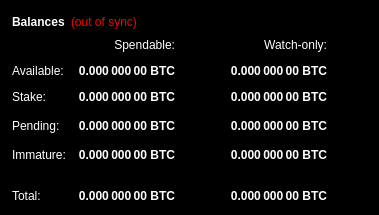
        <widget class="QFrame" name="frame">
         <property name="palette">
          <palette>
           <active>
            <colorrole role="WindowText">
             <brush brushstyle="SolidPattern">
              <color alpha="255">
               <red>255</red>
               <green>255</green>
               <blue>255</blue>
              </color>
             </brush>
            </colorrole>
            <colorrole role="Button">
             <brush brushstyle="SolidPattern">
              <color alpha="255">
               <red>0</red>
               <green>0</green>
               <blue>0</blue>
              </color>
             </brush>
            </colorrole>
            <colorrole role="Light">
             <brush brushstyle="SolidPattern">
              <color alpha="255">
               <red>0</red>
               <green>0</green>
               <blue>0</blue>
              </color>
             </brush>
            </colorrole>
            <colorrole role="Midlight">
             <brush brushstyle="SolidPattern">
              <color alpha="255">
               <red>0</red>
               <green>0</green>
               <blue>0</blue>
              </color>
             </brush>
            </colorrole>
            <colorrole role="Dark">
             <brush brushstyle="SolidPattern">
              <color alpha="255">
               <red>0</red>
               <green>0</green>
               <blue>0</blue>
              </color>
             </brush>
            </colorrole>
            <colorrole role="Mid">
             <brush brushstyle="SolidPattern">
              <color alpha="255">
               <red>0</red>
               <green>0</green>
               <blue>0</blue>
              </color>
             </brush>
            </colorrole>
            <colorrole role="Text">
             <brush brushstyle="SolidPattern">
              <color alpha="255">
               <red>255</red>
               <green>255</green>
               <blue>255</blue>
              </color>
             </brush>
            </colorrole>
            <colorrole role="BrightText">
             <brush brushstyle="SolidPattern">
              <color alpha="255">
               <red>255</red>
               <green>255</green>
               <blue>255</blue>
              </color>
             </brush>
            </colorrole>
            <colorrole role="ButtonText">
             <brush brushstyle="SolidPattern">
              <color alpha="255">
               <red>255</red>
               <green>255</green>
               <blue>255</blue>
              </color>
             </brush>
            </colorrole>
            <colorrole role="Base">
             <brush brushstyle="SolidPattern">
              <color alpha="255">
               <red>0</red>
               <green>0</green>
               <blue>0</blue>
              </color>
             </brush>
            </colorrole>
            <colorrole role="Window">
             <brush brushstyle="SolidPattern">
              <color alpha="255">
               <red>0</red>
               <green>0</green>
               <blue>0</blue>
              </color>
             </brush>
            </colorrole>
            <colorrole role="Shadow">
             <brush brushstyle="SolidPattern">
              <color alpha="255">
               <red>0</red>
               <green>0</green>
               <blue>0</blue>
              </color>
             </brush>
            </colorrole>
            <colorrole role="AlternateBase">
             <brush brushstyle="SolidPattern">
              <color alpha="255">
               <red>0</red>
               <green>0</green>
               <blue>0</blue>
              </color>
             </brush>
            </colorrole>
            <colorrole role="ToolTipBase">
             <brush brushstyle="SolidPattern">
              <color alpha="255">
               <red>255</red>
               <green>255</green>
               <blue>220</blue>
              </color>
             </brush>
            </colorrole>
            <colorrole role="ToolTipText">
             <brush brushstyle="SolidPattern">
              <color alpha="255">
               <red>0</red>
               <green>0</green>
               <blue>0</blue>
              </color>
             </brush>
            </colorrole>
           </active>
           <inactive>
            <colorrole role="WindowText">
             <brush brushstyle="SolidPattern">
              <color alpha="255">
               <red>255</red>
               <green>255</green>
               <blue>255</blue>
              </color>
             </brush>
            </colorrole>
            <colorrole role="Button">
             <brush brushstyle="SolidPattern">
              <color alpha="255">
               <red>0</red>
               <green>0</green>
               <blue>0</blue>
              </color>
             </brush>
            </colorrole>
            <colorrole role="Light">
             <brush brushstyle="SolidPattern">
              <color alpha="255">
               <red>0</red>
               <green>0</green>
               <blue>0</blue>
              </color>
             </brush>
            </colorrole>
            <colorrole role="Midlight">
             <brush brushstyle="SolidPattern">
              <color alpha="255">
               <red>0</red>
               <green>0</green>
               <blue>0</blue>
              </color>
             </brush>
            </colorrole>
            <colorrole role="Dark">
             <brush brushstyle="SolidPattern">
              <color alpha="255">
               <red>0</red>
               <green>0</green>
               <blue>0</blue>
              </color>
             </brush>
            </colorrole>
            <colorrole role="Mid">
             <brush brushstyle="SolidPattern">
              <color alpha="255">
               <red>0</red>
               <green>0</green>
               <blue>0</blue>
              </color>
             </brush>
            </colorrole>
            <colorrole role="Text">
             <brush brushstyle="SolidPattern">
              <color alpha="255">
               <red>255</red>
               <green>255</green>
               <blue>255</blue>
              </color>
             </brush>
            </colorrole>
            <colorrole role="BrightText">
             <brush brushstyle="SolidPattern">
              <color alpha="255">
               <red>255</red>
               <green>255</green>
               <blue>255</blue>
              </color>
             </brush>
            </colorrole>
            <colorrole role="ButtonText">
             <brush brushstyle="SolidPattern">
              <color alpha="255">
               <red>255</red>
               <green>255</green>
               <blue>255</blue>
              </color>
             </brush>
            </colorrole>
            <colorrole role="Base">
             <brush brushstyle="SolidPattern">
              <color alpha="255">
               <red>0</red>
               <green>0</green>
               <blue>0</blue>
              </color>
             </brush>
            </colorrole>
            <colorrole role="Window">
             <brush brushstyle="SolidPattern">
              <color alpha="255">
               <red>0</red>
               <green>0</green>
               <blue>0</blue>
              </color>
             </brush>
            </colorrole>
            <colorrole role="Shadow">
             <brush brushstyle="SolidPattern">
              <color alpha="255">
               <red>0</red>
               <green>0</green>
               <blue>0</blue>
              </color>
             </brush>
            </colorrole>
            <colorrole role="AlternateBase">
             <brush brushstyle="SolidPattern">
              <color alpha="255">
               <red>0</red>
               <green>0</green>
               <blue>0</blue>
              </color>
             </brush>
            </colorrole>
            <colorrole role="ToolTipBase">
             <brush brushstyle="SolidPattern">
              <color alpha="255">
               <red>255</red>
               <green>255</green>
               <blue>220</blue>
              </color>
             </brush>
            </colorrole>
            <colorrole role="ToolTipText">
             <brush brushstyle="SolidPattern">
              <color alpha="255">
               <red>0</red>
               <green>0</green>
               <blue>0</blue>
              </color>
             </brush>
            </colorrole>
           </inactive>
           <disabled>
            <colorrole role="WindowText">
             <brush brushstyle="SolidPattern">
              <color alpha="255">
               <red>0</red>
               <green>0</green>
               <blue>0</blue>
              </color>
             </brush>
            </colorrole>
            <colorrole role="Button">
             <brush brushstyle="SolidPattern">
              <color alpha="255">
               <red>0</red>
               <green>0</green>
               <blue>0</blue>
              </color>
             </brush>
            </colorrole>
            <colorrole role="Light">
             <brush brushstyle="SolidPattern">
              <color alpha="255">
               <red>0</red>
               <green>0</green>
               <blue>0</blue>
              </color>
             </brush>
            </colorrole>
            <colorrole role="Midlight">
             <brush brushstyle="SolidPattern">
              <color alpha="255">
               <red>0</red>
               <green>0</green>
               <blue>0</blue>
              </color>
             </brush>
            </colorrole>
            <colorrole role="Dark">
             <brush brushstyle="SolidPattern">
              <color alpha="255">
               <red>0</red>
               <green>0</green>
               <blue>0</blue>
              </color>
             </brush>
            </colorrole>
            <colorrole role="Mid">
             <brush brushstyle="SolidPattern">
              <color alpha="255">
               <red>0</red>
               <green>0</green>
               <blue>0</blue>
              </color>
             </brush>
            </colorrole>
            <colorrole role="Text">
             <brush brushstyle="SolidPattern">
              <color alpha="255">
               <red>0</red>
               <green>0</green>
               <blue>0</blue>
              </color>
             </brush>
            </colorrole>
            <colorrole role="BrightText">
             <brush brushstyle="SolidPattern">
              <color alpha="255">
               <red>255</red>
               <green>255</green>
               <blue>255</blue>
              </color>
             </brush>
            </colorrole>
            <colorrole role="ButtonText">
             <brush brushstyle="SolidPattern">
              <color alpha="255">
               <red>0</red>
               <green>0</green>
               <blue>0</blue>
              </color>
             </brush>
            </colorrole>
            <colorrole role="Base">
             <brush brushstyle="SolidPattern">
              <color alpha="255">
               <red>0</red>
               <green>0</green>
               <blue>0</blue>
              </color>
             </brush>
            </colorrole>
            <colorrole role="Window">
             <brush brushstyle="SolidPattern">
              <color alpha="255">
               <red>0</red>
               <green>0</green>
               <blue>0</blue>
              </color>
             </brush>
            </colorrole>
            <colorrole role="Shadow">
             <brush brushstyle="SolidPattern">
              <color alpha="255">
               <red>0</red>
               <green>0</green>
               <blue>0</blue>
              </color>
             </brush>
            </colorrole>
            <colorrole role="AlternateBase">
             <brush brushstyle="SolidPattern">
              <color alpha="255">
               <red>0</red>
               <green>0</green>
               <blue>0</blue>
              </color>
             </brush>
            </colorrole>
            <colorrole role="ToolTipBase">
             <brush brushstyle="SolidPattern">
              <color alpha="255">
               <red>255</red>
               <green>255</green>
               <blue>220</blue>
              </color>
             </brush>
            </colorrole>
            <colorrole role="ToolTipText">
             <brush brushstyle="SolidPattern">
              <color alpha="255">
               <red>0</red>
               <green>0</green>
               <blue>0</blue>
              </color>
             </brush>
            </colorrole>
           </disabled>
          </palette>
         </property>
         <property name="frameShape">
          <enum>QFrame::StyledPanel</enum>
         </property>
         <property name="frameShadow">
          <enum>QFrame::Raised</enum>
         </property>
         <layout class="QVBoxLayout" name="verticalLayout_4">
          <item>
           <layout class="QHBoxLayout" name="horizontalLayout_4">
            <item>
             <widget class="QLabel" name="label_5">
              <property name="font">
               <font>
                <weight>75</weight>
                <bold>true</bold>
               </font>
              </property>
              <property name="text">
               <string>Balances</string>
              </property>
             </widget>
            </item>
            <item>
             <widget class="QLabel" name="labelWalletStatus">
              <property name="cursor">
               <cursorShape>WhatsThisCursor</cursorShape>
              </property>
              <property name="toolTip">
               <string>The displayed information may be out of date. Your wallet automatically synchronizes with the Buysell network after a connection is established, but this process has not completed yet.</string>
              </property>
              <property name="styleSheet">
               <string notr="true">QLabel { color: red; }</string>
              </property>
              <property name="text">
               <string notr="true">(out of sync)</string>
              </property>
              <property name="alignment">
               <set>Qt::AlignLeading|Qt::AlignLeft|Qt::AlignVCenter</set>
              </property>
             </widget>
            </item>
            <item>
             <spacer name="horizontalSpacer_3">
              <property name="orientation">
               <enum>Qt::Horizontal</enum>
              </property>
              <property name="sizeHint" stdset="0">
               <size>
                <width>40</width>
                <height>20</height>
               </size>
              </property>
             </spacer>
            </item>
           </layout>
          </item>
          <item>
           <layout class="QGridLayout" name="gridLayout">
            <property name="spacing">
             <number>12</number>
            </property>
            <item row="3" column="2">
             <widget class="QLabel" name="labelWatchPending">
              <property name="font">
               <font>
                <weight>75</weight>
                <bold>true</bold>
               </font>
              </property>
              <property name="cursor">
               <cursorShape>IBeamCursor</cursorShape>
              </property>
              <property name="toolTip">
               <string>Unconfirmed transactions to watch-only addresses</string>
              </property>
              <property name="text">
               <string notr="true">0.000 000 00 BTC</string>
              </property>
              <property name="alignment">
               <set>Qt::AlignRight|Qt::AlignTrailing|Qt::AlignVCenter</set>
              </property>
              <property name="textInteractionFlags">
               <set>Qt::LinksAccessibleByMouse|Qt::TextSelectableByKeyboard|Qt::TextSelectableByMouse</set>
              </property>
             </widget>
            </item>
            <item row="3" column="1">
             <widget class="QLabel" name="labelUnconfirmed">
              <property name="font">
               <font>
                <weight>75</weight>
                <bold>true</bold>
               </font>
              </property>
              <property name="cursor">
               <cursorShape>IBeamCursor</cursorShape>
              </property>
              <property name="toolTip">
               <string>Total of transactions that have yet to be confirmed, and do not yet count toward the spendable balance</string>
              </property>
              <property name="text">
               <string notr="true">0.000 000 00 BTC</string>
              </property>
              <property name="alignment">
               <set>Qt::AlignRight|Qt::AlignTrailing|Qt::AlignVCenter</set>
              </property>
              <property name="textInteractionFlags">
               <set>Qt::LinksAccessibleByMouse|Qt::TextSelectableByKeyboard|Qt::TextSelectableByMouse</set>
              </property>
             </widget>
            </item>
            <item row="4" column="2">
             <widget class="QLabel" name="labelWatchImmature">
              <property name="font">
               <font>
                <weight>75</weight>
                <bold>true</bold>
               </font>
              </property>
              <property name="cursor">
               <cursorShape>IBeamCursor</cursorShape>
              </property>
              <property name="toolTip">
               <string>Mined balance in watch-only addresses that has not yet matured</string>
              </property>
              <property name="text">
               <string notr="true">0.000 000 00 BTC</string>
              </property>
              <property name="alignment">
               <set>Qt::AlignRight|Qt::AlignTrailing|Qt::AlignVCenter</set>
              </property>
              <property name="textInteractionFlags">
               <set>Qt::LinksAccessibleByMouse|Qt::TextSelectableByKeyboard|Qt::TextSelectableByMouse</set>
              </property>
             </widget>
            </item>
            <item row="5" column="0" colspan="2">
             <widget class="Line" name="lineSpendableBalance">
              <property name="orientation">
               <enum>Qt::Horizontal</enum>
              </property>
             </widget>
            </item>
            <item row="5" column="2">
             <widget class="Line" name="lineWatchBalance">
              <property name="sizePolicy">
               <sizepolicy hsizetype="Preferred" vsizetype="Fixed">
                <horstretch>0</horstretch>
                <verstretch>0</verstretch>
               </sizepolicy>
              </property>
              <property name="minimumSize">
               <size>
                <width>140</width>
                <height>0</height>
               </size>
              </property>
              <property name="orientation">
               <enum>Qt::Horizontal</enum>
              </property>
             </widget>
            </item>
            <item row="6" column="0">
             <widget class="QLabel" name="labelTotalText">
              <property name="text">
               <string>Total:</string>
              </property>
             </widget>
            </item>
            <item row="4" column="1">
             <widget class="QLabel" name="labelImmature">
              <property name="font">
               <font>
                <weight>75</weight>
                <bold>true</bold>
               </font>
              </property>
              <property name="cursor">
               <cursorShape>IBeamCursor</cursorShape>
              </property>
              <property name="toolTip">
               <string>Mined balance that has not yet matured</string>
              </property>
              <property name="text">
               <string notr="true">0.000 000 00 BTC</string>
              </property>
              <property name="alignment">
               <set>Qt::AlignRight|Qt::AlignTrailing|Qt::AlignVCenter</set>
              </property>
              <property name="textInteractionFlags">
               <set>Qt::LinksAccessibleByMouse|Qt::TextSelectableByKeyboard|Qt::TextSelectableByMouse</set>
              </property>
             </widget>
            </item>
            <item row="3" column="3">
             <spacer name="horizontalSpacer_2">
              <property name="orientation">
               <enum>Qt::Horizontal</enum>
              </property>
              <property name="sizeHint" stdset="0">
               <size>
                <width>40</width>
                <height>20</height>
               </size>
              </property>
             </spacer>
            </item>
            <item row="4" column="0">
             <widget class="QLabel" name="labelImmatureText">
              <property name="text">
               <string>Immature:</string>
              </property>
             </widget>
            </item>
            <item row="6" column="1">
             <widget class="QLabel" name="labelTotal">
              <property name="font">
               <font>
                <weight>75</weight>
                <bold>true</bold>
               </font>
              </property>
              <property name="cursor">
               <cursorShape>IBeamCursor</cursorShape>
              </property>
              <property name="toolTip">
               <string>Your current total balance</string>
              </property>
              <property name="text">
               <string notr="true">0.000 000 00 BTC</string>
              </property>
              <property name="alignment">
               <set>Qt::AlignRight|Qt::AlignTrailing|Qt::AlignVCenter</set>
              </property>
              <property name="textInteractionFlags">
               <set>Qt::LinksAccessibleByMouse|Qt::TextSelectableByKeyboard|Qt::TextSelectableByMouse</set>
              </property>
             </widget>
            </item>
            <item row="6" column="2">
             <widget class="QLabel" name="labelWatchTotal">
              <property name="font">
               <font>
                <weight>75</weight>
                <bold>true</bold>
               </font>
              </property>
              <property name="cursor">
               <cursorShape>IBeamCursor</cursorShape>
              </property>
              <property name="toolTip">
               <string>Current total balance in watch-only addresses</string>
              </property>
              <property name="text">
               <string notr="true">0.000 000 00 BTC</string>
              </property>
              <property name="alignment">
               <set>Qt::AlignRight|Qt::AlignTrailing|Qt::AlignVCenter</set>
              </property>
              <property name="textInteractionFlags">
               <set>Qt::LinksAccessibleByMouse|Qt::TextSelectableByKeyboard|Qt::TextSelectableByMouse</set>
              </property>
             </widget>
            </item>
            <item row="0" column="2">
             <widget class="QLabel" name="labelWatchonly">
              <property name="text">
               <string>Watch-only:</string>
              </property>
              <property name="alignment">
               <set>Qt::AlignRight|Qt::AlignTrailing|Qt::AlignVCenter</set>
              </property>
             </widget>
            </item>
            <item row="1" column="0">
             <widget class="QLabel" name="labelBalanceText">
              <property name="palette">
               <palette>
                <active>
                 <colorrole role="Base">
                  <brush brushstyle="SolidPattern">
                   <color alpha="255">
                    <red>255</red>
                    <green>255</green>
                    <blue>255</blue>
                   </color>
                  </brush>
                 </colorrole>
                </active>
                <inactive>
                 <colorrole role="Base">
                  <brush brushstyle="SolidPattern">
                   <color alpha="255">
                    <red>255</red>
                    <green>255</green>
                    <blue>255</blue>
                   </color>
                  </brush>
                 </colorrole>
                </inactive>
                <disabled>
                 <colorrole role="Base">
                  <brush brushstyle="SolidPattern">
                   <color alpha="255">
                    <red>0</red>
                    <green>0</green>
                    <blue>0</blue>
                   </color>
                  </brush>
                 </colorrole>
                </disabled>
               </palette>
              </property>
              <property name="text">
               <string>Available:</string>
              </property>
             </widget>
            </item>
            <item row="1" column="1">
             <widget class="QLabel" name="labelBalance">
              <property name="font">
               <font>
                <weight>75</weight>
                <bold>true</bold>
               </font>
              </property>
              <property name="cursor">
               <cursorShape>IBeamCursor</cursorShape>
              </property>
              <property name="toolTip">
               <string>Your current spendable balance</string>
              </property>
              <property name="text">
               <string notr="true">0.000 000 00 BTC</string>
              </property>
              <property name="alignment">
               <set>Qt::AlignRight|Qt::AlignTrailing|Qt::AlignVCenter</set>
              </property>
              <property name="textInteractionFlags">
               <set>Qt::LinksAccessibleByMouse|Qt::TextSelectableByKeyboard|Qt::TextSelectableByMouse</set>
              </property>
             </widget>
            </item>
            <item row="2" column="0">
             <widget class="QLabel" name="label_10">
              <property name="text">
               <string>Stake:</string>
              </property>
             </widget>
            </item>
            <item row="2" column="1">
             <widget class="QLabel" name="labelStake">
              <property name="font">
               <font>
                <weight>75</weight>
                <bold>true</bold>
               </font>
              </property>
              <property name="cursor">
               <cursorShape>IBeamCursor</cursorShape>
              </property>
              <property name="toolTip">
               <string>Total of coins that was staked, and do not yet count toward the current balance</string>
              </property>
              <property name="text">
               <string notr="true">0.000 000 00 BTC</string>
              </property>
              <property name="alignment">
               <set>Qt::AlignRight|Qt::AlignTrailing|Qt::AlignVCenter</set>
              </property>
              <property name="textInteractionFlags">
               <set>Qt::LinksAccessibleByMouse|Qt::TextSelectableByKeyboard|Qt::TextSelectableByMouse</set>
              </property>
             </widget>
            </item>
            <item row="2" column="2">
             <widget class="QLabel" name="labelWatchStake">
              <property name="font">
               <font>
                <weight>75</weight>
                <bold>true</bold>
               </font>
              </property>
              <property name="cursor">
               <cursorShape>IBeamCursor</cursorShape>
              </property>
              <property name="toolTip">
               <string>Total of coins that was staked in watch-only addresses, and do not yet count toward the current watch-only balance</string>
              </property>
              <property name="text">
               <string notr="true">0.000 000 00 BTC</string>
              </property>
              <property name="alignment">
               <set>Qt::AlignRight|Qt::AlignTrailing|Qt::AlignVCenter</set>
              </property>
              <property name="textInteractionFlags">
               <set>Qt::LinksAccessibleByMouse|Qt::TextSelectableByKeyboard|Qt::TextSelectableByMouse</set>
              </property>
             </widget>
            </item>
            <item row="1" column="2">
             <widget class="QLabel" name="labelWatchAvailable">
              <property name="font">
               <font>
                <weight>75</weight>
                <bold>true</bold>
               </font>
              </property>
              <property name="cursor">
               <cursorShape>IBeamCursor</cursorShape>
              </property>
              <property name="toolTip">
               <string>Your current balance in watch-only addresses</string>
              </property>
              <property name="text">
               <string notr="true">0.000 000 00 BTC</string>
              </property>
              <property name="alignment">
               <set>Qt::AlignRight|Qt::AlignTrailing|Qt::AlignVCenter</set>
              </property>
              <property name="textInteractionFlags">
               <set>Qt::LinksAccessibleByMouse|Qt::TextSelectableByKeyboard|Qt::TextSelectableByMouse</set>
              </property>
             </widget>
            </item>
            <item row="3" column="0">
             <widget class="QLabel" name="labelPendingText">
              <property name="text">
               <string>Pending:</string>
              </property>
             </widget>
            </item>
            <item row="0" column="1">
             <widget class="QLabel" name="labelSpendable">
              <property name="text">
               <string>Spendable:</string>
              </property>
              <property name="alignment">
               <set>Qt::AlignRight|Qt::AlignTrailing|Qt::AlignVCenter</set>
              </property>
             </widget>
            </item>
           </layout>
          </item>
         </layout>
        </widget>
